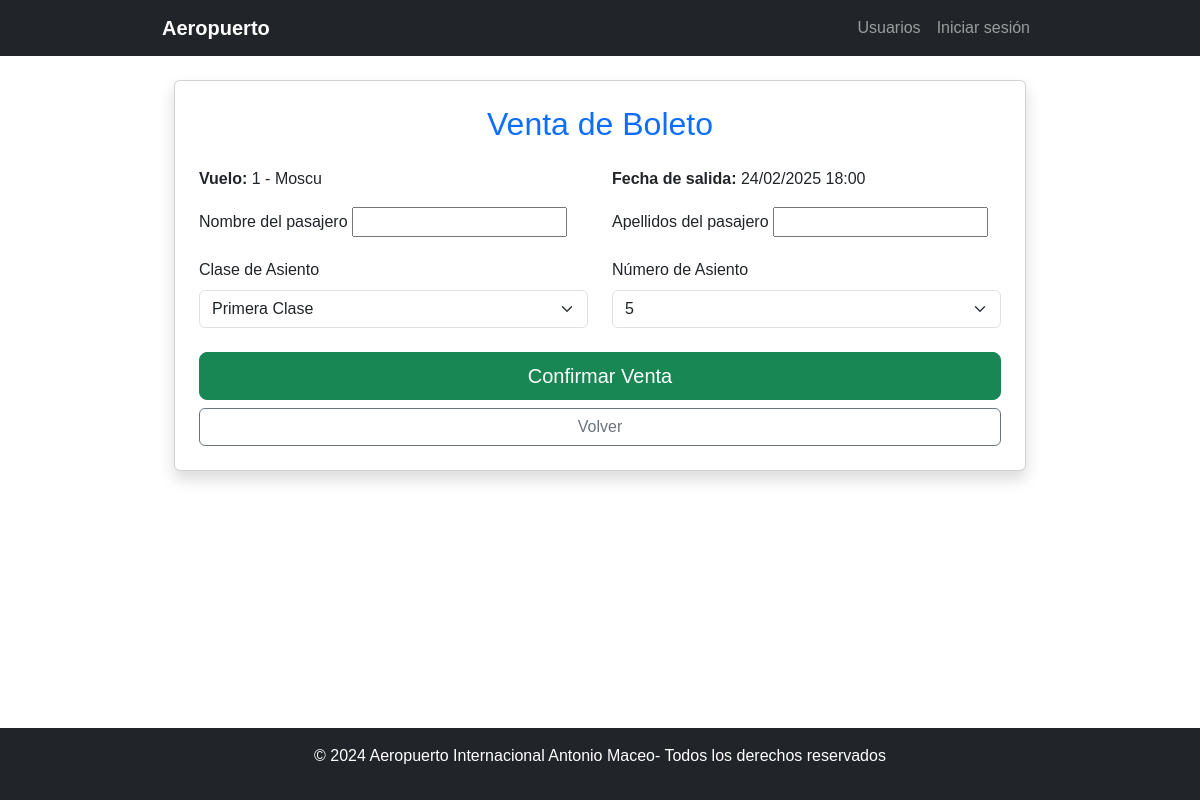
Screenshot of /airport/vender_boleto/1/ with the database file from the repository.
### aplicacion/models.py (models this page shows, shortened)
class Vuelo(models.Model):
    TIPO_VUELO_CHOICES = [
        ('NACIONAL', 'Nacional'),
        ('INTERNACIONAL', 'Internacional'),
    ]
    terminal = models.ForeignKey('Terminal', on_delete=models.CASCADE)
    avion = models.ForeignKey('Avion', on_delete=models.CASCADE)
    pais_destino = models.CharField(max_length=100)
    ciudad_destino = models.CharField(max_length=100)
    fecha_salida = models.DateTimeField()
    fecha_arribo = models.DateTimeField()
    tipo_vuelo = models.CharField(
        max_length=13,
        choices=TIPO_VUELO_CHOICES,
        default='NACIONAL'
    )
    def obtener_rangos_asientos(self):
        total_asientos = self.avion.cantidad_asientos
        primera_fin = int(total_asientos * 0.15)  # 15% para primera clase
        segunda_fin = primera_fin + int(total_asientos * 0.25)  # 25% para segunda clase
        tercera_fin = total_asientos  # 60% restante para tercera clase
        return {
            'PRIMERA': range(1, primera_fin + 1),
            'SEGUNDA': range(primera_fin + 1, segunda_fin + 1),
            'TERCERA': range(segunda_fin + 1, tercera_fin + 1),
        }

### aplicacion/views.py (the view)
# urls.py: path('vender_boleto/<int:vuelo_id>/', views.vender_boleto, name='vender_boleto'),
def vender_boleto(request, vuelo_id):
    vuelo = get_object_or_404(Vuelo, id=vuelo_id)
    if request.method == "POST":
        form = VentaBoletoForm(request.POST)
        if form.is_valid():
            clase_asiento = form.cleaned_data["clase_asiento"]
            numero_asiento = int(form.cleaned_data["numero_asiento"])
            asientos_disponibles = obtener_asientos_disponibles_directo(vuelo, clase_asiento)
            if numero_asiento not in vuelo.obtener_rangos_asientos()[clase_asiento]:
                return render(request, "aplicacion/vender_boleto.html", {
                    "form": form,
                    "vuelo": vuelo,
                    "error": ("Asiento no válido. Por favor intruduzca un número válido")
                })
            if numero_asiento not in asientos_disponibles:
                return render(request, "aplicacion/vender_boleto.html", {
                    "form": form,
                    "vuelo": vuelo,
                    "error": "El asiento seleccionado ya está ocupado. Intente con otro."
                })
            pasajero, _ = Pasajero.objects.get_or_create(
                nombre=form.cleaned_data["nombre"],
                apellidos=form.cleaned_data["apellidos"]
            )
            Boleto.objects.create(
                vuelo=vuelo,
                pasajero=pasajero,
                clase_asiento=clase_asiento,
                numero_asiento=numero_asiento,
                precio_pagado = 0
            )
            return redirect("vista_moderador")
    else:
        form = VentaBoletoForm()
    clase_asiento = request.GET.get("clase_asiento")
    clase_asiento = "SEGUNDA"
    print(clase_asiento)
    asientos_disponibles = obtener_asientos_disponibles_directo(vuelo, clase_asiento)
    return render(request, "aplicacion/vender_boleto.html", {
        "form": form,
        "vuelo": vuelo,
        "asientos":asientos_disponibles
    })

### aplicacion/forms.py
class VentaBoletoForm(forms.Form):
    nombre = forms.CharField(max_length=50, label="Nombre del pasajero")
    apellidos = forms.CharField(max_length=50, label="Apellidos del pasajero")
    clase_asiento = forms.ChoiceField(
        choices=[('PRIMERA', 'Primera Clase'), ('SEGUNDA', 'Segunda Clase'), ('TERCERA', 'Tercera Clase')],
        label="Clase de asiento"
    )
    numero_asiento = forms.IntegerField(label="Número de asiento")

### aplicacion/views.py (called while the page is built)
def obtener_asientos_disponibles_directo(vuelo, clase):
    if clase is None:
        return None
    asientos_ocupados = set(Boleto.objects.filter(vuelo=vuelo).values_list("numero_asiento", flat=True))
    rangos = vuelo.obtener_rangos_asientos()
    return [asiento for asiento in rangos[clase] if asiento not in asientos_ocupados]

### aplicacion/templates/aplicacion/vender_boleto.html (shortened to what this page needs)
{% extends 'aplicacion/base.html' %}
{% block content %}
<div class="container">
    <div class="card shadow p-4">
        <h2 class="text-center text-primary">Venta de Boleto</h2>
        <div class="row mt-3">
            <div class="col-md-6">
                <p><strong>Vuelo:</strong> {{ vuelo.id }} - {{ vuelo.ciudad_destino }}</p>
            </div>
            <div class="col-md-6">
                <p><strong>Fecha de salida:</strong> {{ vuelo.fecha_salida|date:"d/m/Y H:i" }}</p>
            </div>
        </div>
        <form method="post" id="ventaForm">
            <div class="row">
                <div class="col-md-6">
                    <label for="id_nombre" class="form-label">Nombre del pasajero</label>
                    {{ form.nombre }}
                </div>
                <div class="col-md-6">
                    <label for="id_apellidos" class="form-label">Apellidos del pasajero</label>
                    {{ form.apellidos }}
                </div>
            </div>
            <div class="row mt-3">
                <div class="col-md-6">
                    <label for="id_clase_asiento" class="form-label">Clase de Asiento</label>
                    <select class="form-select" id="clase_asiento" name="clase_asiento">
                        <option value="PRIMERA">Primera Clase</option>
                    </select>
                </div>
                <div class="col-md-6">
                    <label for="id_asiento" class="form-label">Número de Asiento</label>
                    <select class="form-select" id="asiento_select" name="numero_asiento">
                        {% for asiento in asientos %}
                            <option value="{{ asiento }}">{{ asiento }}</option>
                        {% endfor %}
                    </select>
                </div>
            </div>
            <div class="d-grid gap-2 mt-4">
                <button type="submit" class="btn btn-success btn-lg">Confirmar Venta</button>
                <a href="{% url 'vista_moderador' %}" class="btn btn-outline-secondary">Volver</a>
            </div>
        </form>
    </div>
</div>
{% endblock %}

### aplicacion/static/css/styles.css (style rules this page uses)
body { font-family: Arial, sans-serif; display: grid; min-height: 100vh; grid-template-rows: auto 1fr auto; }
.container { max-width: 900px; }

### rows the page displays
Vuelo: id "1", ciudad_destino "Moscu", fecha_salida "24/02/2025 18:00"

### other values shown
form field numero_asiento "5"
